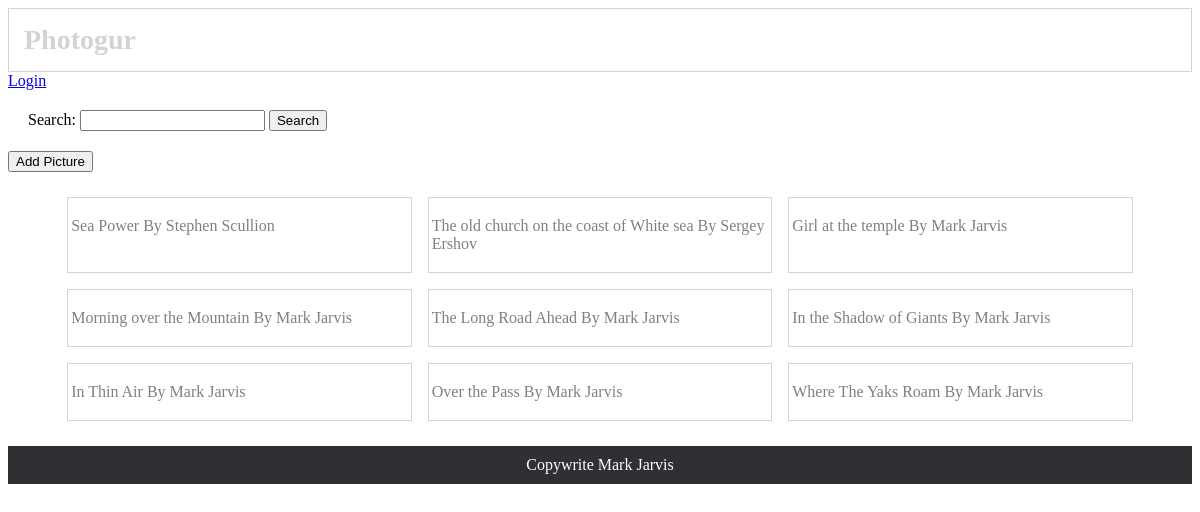
Page /pictures/ on the earlier database version.
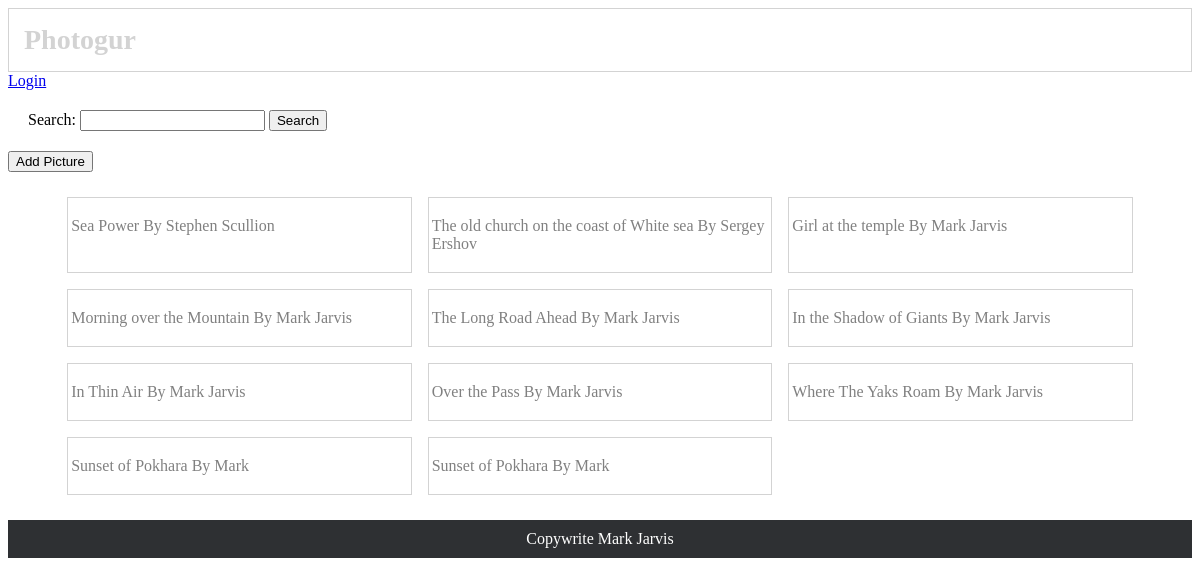
Same page on the later database version.
### photogur/models.py (models this page shows, shortened)
class Picture(models.Model):
    title = models.CharField(max_length=255)
    artist = models.CharField(max_length=255)
    url = models.CharField(max_length=255)
    user = models.ForeignKey(User, on_delete=models.CASCADE, related_name='Pictures')

### photogur/views.py (the view)
# urls.py: path('pictures/', views.pictures),
def pictures(request):
    context = {'pictures': Picture.objects.all()}
    response = render(request, 'pictures.html', context)
    return HttpResponse(response)

### photogur/templates/pictures.html (shortened to what this page needs)
{% extends 'base.html' %}
{% block content %}
<body>
    <ul  class = "photo_list">
        {% for picture in pictures %}
            <a class ="image_block" href="{% url 'picture_details' id=picture.pk %}">
                <li>
                    <p class ="info">{{ picture.title }} By {{ picture.artist  }} </p>
                </li>
            </a>
        {% endfor %}
    </ul>
</body>
{% endblock %}

### photogur/templates/base.html (shortened to what this page needs)
{% load staticfiles %}
<!DOCTYPE html>
<html lang="en">
<head>
    <link rel="stylesheet" href="{% static 'css/main.css' %}">
</head>
<body>
    <header>
        <h1>Photogur</h1>
        <nav>
            {% if request.user.is_authenticated %}
            <a href="{% url 'logout' %}"><input type="submit" value="Logout"></a>
            <a href="{% url 'login' %}"></a>
            {% else %}
            <a href="{% url 'login' %}">Login</a>
            {% endif %}
        </nav>
    </header>
        <form class=form action="{% url 'picture_search' %}" method="GET">
            <label for="picture_search">
                <span>Search:</span>
                <input type="search" id="picture_search" name="query" value="{{ query }}"/>
            </label>
            <input type="Submit" value="Search">
        </form>
        <form action="{% url 'add_picture' %}" method="GET">
                <input type="submit" value="Add Picture" >
        </form>
    {% block content %}
    {% endblock %}
    <footer> Copywrite Mark Jarvis </footer>
</body>
</html>

### photogur/static/css/main.css (style rules this page uses)
footer { text-align: center; padding: 10px; background-color: #2e3033; color: white; }
.image_block { border: 1px solid lightgrey; padding: 3px; }
.info { display: inline-block; color: grey; }
.photo_list { list-style: none; margin:5px auto; padding: 20px 5%; }
.form { display: block; padding: 20px; }
h1 { display: block; margin: 0px; padding: 15px; color: lightgrey; font-size: 28px; border: 1px solid lightgrey; }
.photo_list { border: 2px solid ligthgrey; }
@media screen and (min-width: 640px) { .photo_list { display: grid; grid-template-columns: 1fr 1fr; grid-gap: 1em; } }
@media screen and (min-width: 900px) { .photo_list { display: grid; grid-template-columns: 1fr 1fr 1fr; grid-gap: 1em; } }

Differences in the rows shown:
added Picture: title "Sunset of Pokhara", artist "Mark"
added Picture: title "Sunset of Pokhara", artist "Mark"
